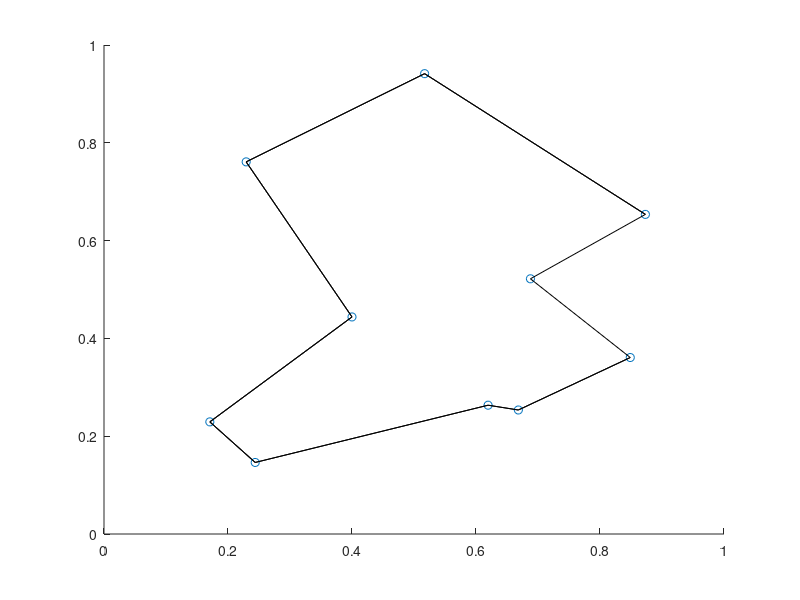

Write MATLAB code to recreate this figure.
%Data Preprocessing
clear all
close all

load cities.dat;

%SOM
max_neighbour = 3;
epochs = 100;
eta = 0.2;
w = rand(10,2);    

for i = 1:epochs
   list = randperm(size(cities,1));
   n_func = floor(max_neighbour-(i-1)*(max_neighbour/(epochs-1)));
   for j = list
       w_temp = w;
       index = [];
       distance = [];
%        for k = 1:max(1,n_func)
%            k;
           [distance,index] = min(sum((abs(cities(j,:) - w_temp)),2));
%            w_temp(k,:) = [];
%        end
       update_index = (1+mod([index-floor(n_func):index+floor(n_func)]-1,size(w,1)));
%        update_index
%        distance = sum(abs(cities(j,:) - w(update_index,:))./(abs(cities(j,:) - w(index,:)))/2,2)
       distance = [fliplr(2:(n_func+1)) 1 2:(n_func+1)];
       w(update_index,:) = w(update_index,:) + eta*(cities(j,:) - w(update_index,:))./distance';
       1
   end
   scatter(cities(:,1),cities(:,2))
   hold on
   scatter(w(:,1),w(:,2))
   hold off
   drawnow
end

for k = 1:size(cities,1)
   [distance_sort(k) index_sort(k)] = min(sum(abs(((cities(k,:) - w).^2)),2));
end




[sorted order] = sort(index_sort);
order_wrap = [order(end) order order(1)];


scatter(cities(:,1),cities(:,2))
hold on

line([cities(order_wrap(1:end-2),1) cities(order,1)],[cities(order_wrap(1:end-2),2) cities(order,2)],'Color','k')

distances = (abs(cities(order_wrap(1:end-1),:)-cities(order_wrap(2:end),:)));
distances = distances(:,1).^2 + distances(:,2).^2
total_distance = sum(distances)








